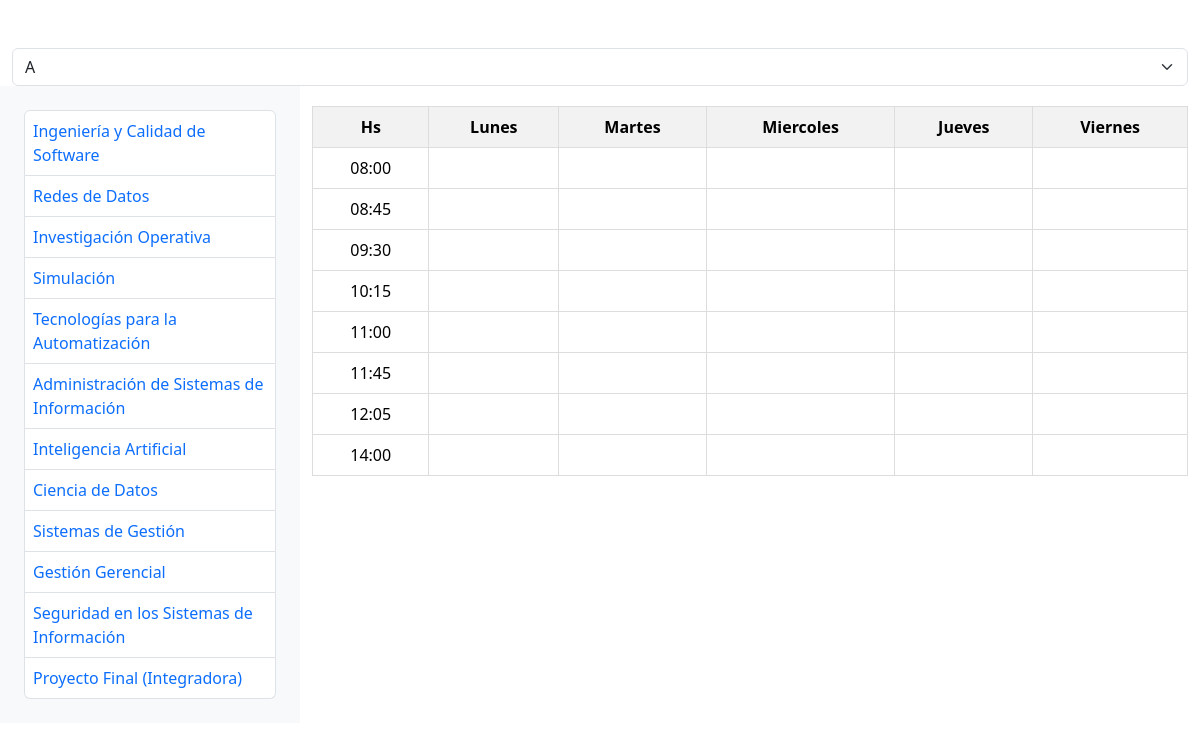
Before: / with the older database file.
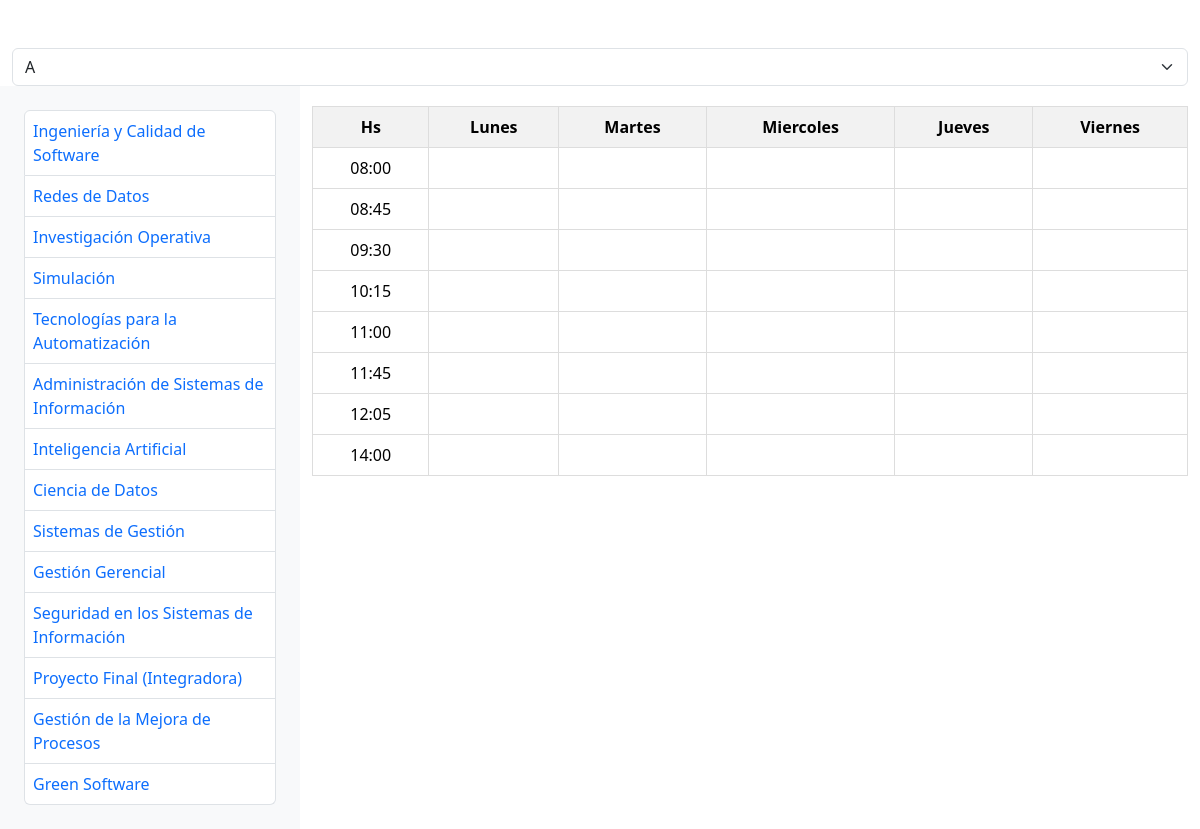
After: the same page with the newer database file.
### main/models.py (models this page shows, shortened)
class Materia(models.Model):
    regular = models.BooleanField(default=True)
    aprobado = models.BooleanField(default=True)
    electiva = models.BooleanField(default=False)
    color = models.CharField(max_length=7, default='#000000')
    nivel = models.ForeignKey(Nivel, on_delete=models.CASCADE, related_name='materias', null=True, blank=True)
    nombre = models.CharField(max_length=200)
    modalidad = models.ForeignKey(Modalidad, on_delete=models.CASCADE, null=True, blank=True)
    carga_horaria_semanal = models.PositiveIntegerField(default = 5)
    correlativasRegular = models.ManyToManyField('self', symmetrical=False, blank=True, related_name='correlativas_de_regular')
    correlativasAprobadas = models.ManyToManyField('self', symmetrical=False, blank=True, related_name='correlativas_de_aprobadas')
    def color_display(self):
        return format_html('<div style="width: 50px; height: 20px; background-color: {}; border: 1px solid #000;"></div>', self.color)
    color_display.short_description = 'Color'

### main/views.py (the view)
# urls.py: path('',home_view,name='home'),
def home_view(request):
    materias = Materia.objects.filter(aprobado=False)
    cursos = Curso.objects.all()
    horarios = Horario.objects.all()
    modalidades = Modalidad.objects.all()
    dias = ["Lunes", "Martes", "Miercoles", "Jueves", "Viernes"]
    horas = ["08:00", "08:45", "09:30", "10:15", "11:00", "11:45", "12:05", "14:00"]
    return render(request, 'home/home.html', {'materias': materias, 'cursos': cursos, 'horarios': horarios, 'dias': dias, 'horas': horas,'modalidades':modalidades})

### main/templates/home/home.html (shortened to what this page needs)
<!DOCTYPE html>
<html lang="en">
<head>
    <link href="https://cdn.jsdelivr.net/npm/bootstrap@5.3.3/dist/css/bootstrap.min.css" rel="stylesheet">
</head>
<body>
    <div class="container-fluid">
            <select class="form-select mt-5" aria-label="Large select example">
                {% for modalidad in modalidades %}
                    <option value="{{ modalidad.id }}">{{ modalidad.nombre }}</option>
                {% endfor %}
              </select>
        <div class="row">
            <div class="col-md-3 bg-light border-right p-4">
                <ul id="materias-list" class="list-group">
                    {% for materia in materias %}
                        <li class="list-group-item p-2">
                            <a href="#" class="materia-link text-decoration-none" data-id="{{ materia.id }}" aria-expanded="false" aria-controls="collapse{{ materia.id }}">{{ materia.nombre }}</a>
                        </li>
                    {% endfor %}
                </ul>
            </div>
            <div class="col-md-9">
                <table class="schedule table table-bordered">
                    <thead>
                        <tr>
                            <th>Hs</th>
                            {% for dia in dias %}
                                <th>{{ dia }}</th>
                            {% endfor %}
                        </tr>
                    </thead>
                    <tbody>
                        {% for hora in horas %}
                            <tr>
                                <td>{{ hora }}</td>
                                {% for dia in dias %}
                                    <td></td>
                                {% endfor %}
                            </tr>
                        {% endfor %}
                    </tbody>
                </table>
            </div>
        </div>
    </div>
</body>
</html>

### main/templates/home/home.html (style rules this page uses)
.schedule { width: 100%; margin: 20px auto; border-collapse: collapse; }
.schedule th, .schedule td { border: 1px solid #ddd; padding: 8px; text-align: center; }
.schedule th { background-color: #f2f2f2; }
.text-decoration-none { text-decoration: none !important; }
.p-2 { padding: 0.5rem !important; }

Changed rows visible on the page:
added Materia: nombre "Gestión de la Mejora de Procesos"
added Materia: nombre "Green Software"
